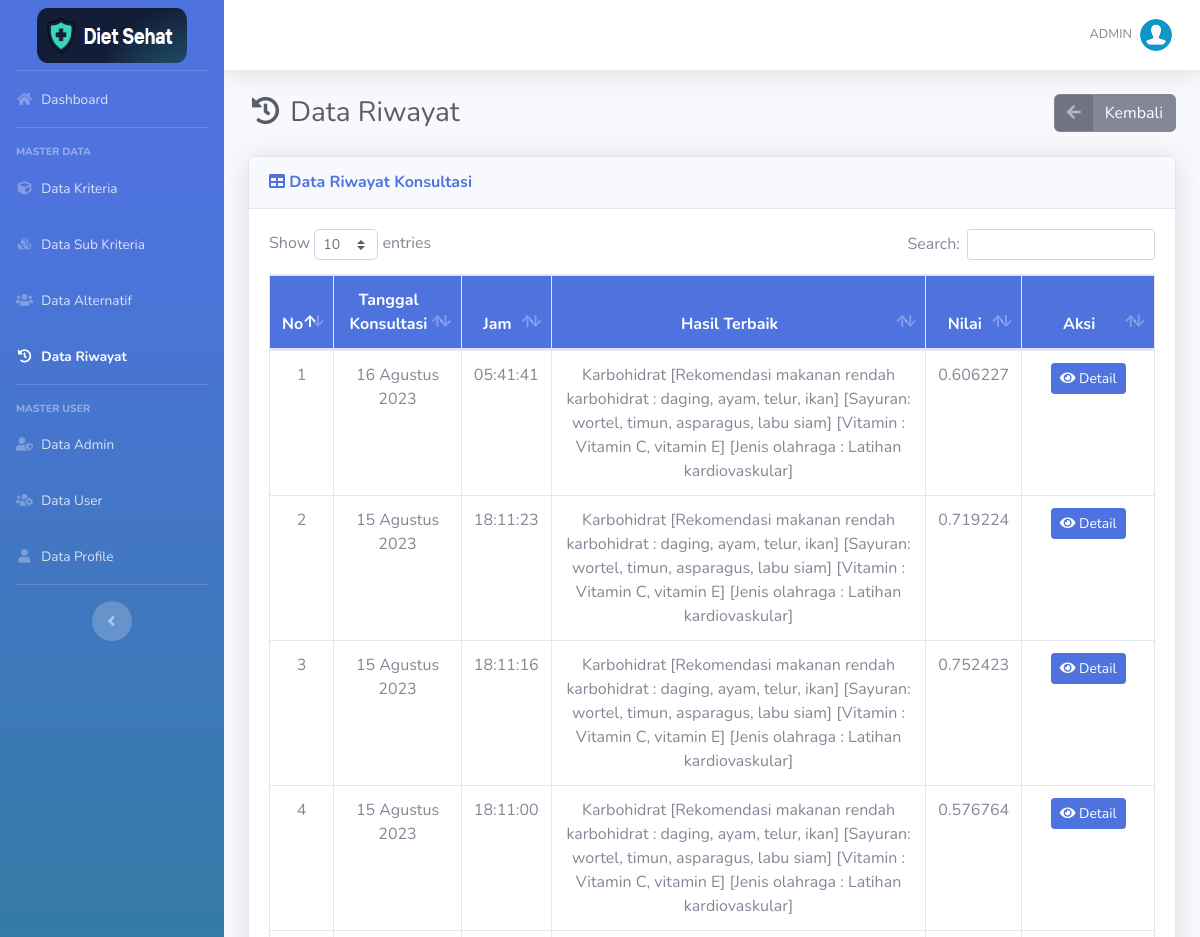
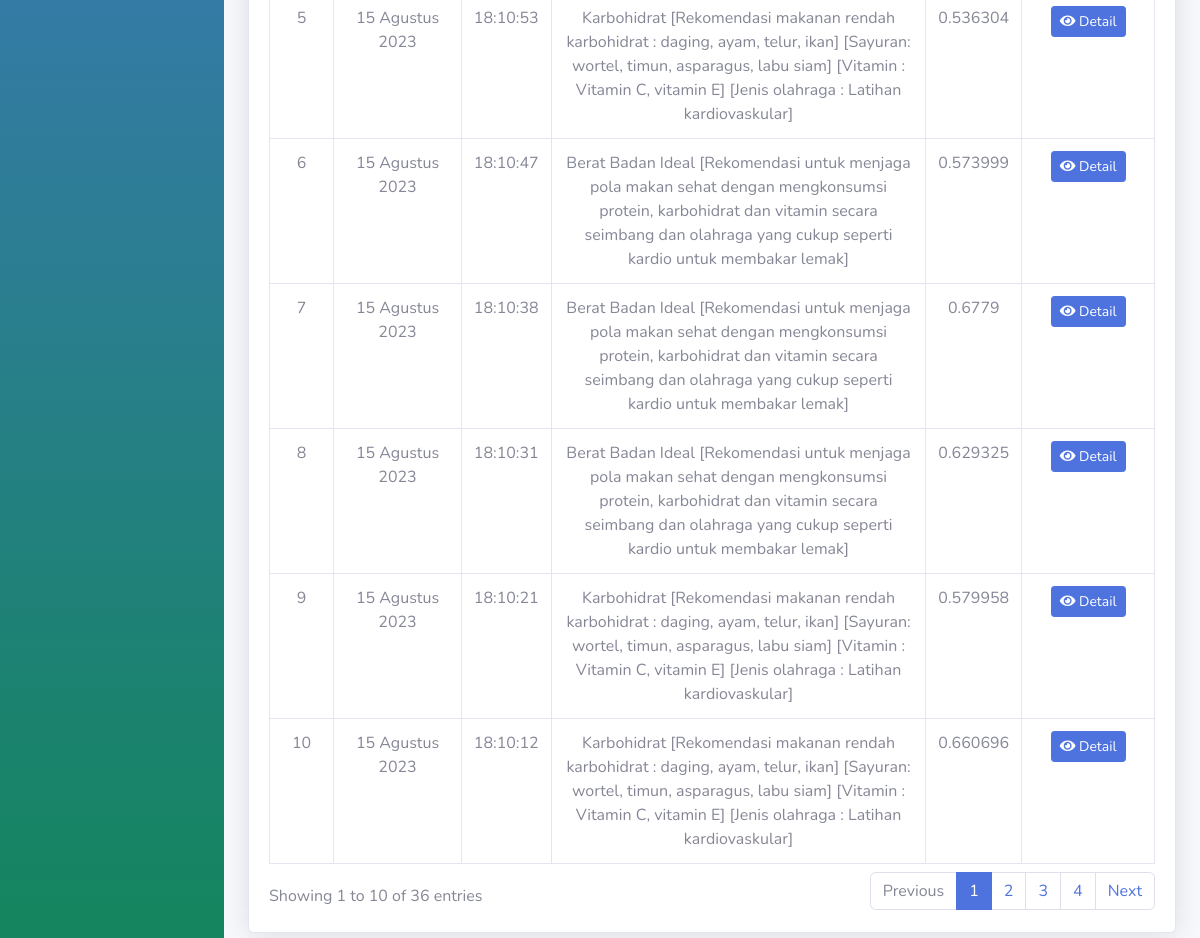
The app's page /riwayat-detail.php?id_user=8 (signed in) with its own data (2 pictures, top to bottom).
### tables this page shows
CREATE TABLE `hasil` (
  `id_hasil` int(11) NOT NULL,
  `id_user` int(11) NOT NULL,
  `id_alternatif` char(11) NOT NULL,
  `waktu` datetime NOT NULL,
  `nilai` float NOT NULL
);

CREATE TABLE `alternatif` (
  `id_alternatif` char(11) NOT NULL,
  `nama` varchar(500) NOT NULL
);

### includes/functions.php (called while the page is built, shortened)
<?php
function get_role() {
	if(isset($_SESSION['user_id']) && isset($_SESSION['role'])) {
		if($_SESSION['role'] == '1') {
			return 'admin';
		} else {
			return 'user';
		}
	} else {
		return false;
	}
}
function tgl_indo($tanggal){
	$bulan = array (
		1 =>   'Januari',
		'Februari',
		'Maret',
		'April',
		'Mei',
		'Juni',
		'Juli',
		'Agustus',
		'September',
		'Oktober',
		'November',
		'Desember'
	);
	$pecahkan = explode('-', $tanggal);
	return $pecahkan[2] . ' ' . $bulan[ (int)$pecahkan[1] ] . ' ' . $pecahkan[0];
}
?>

### riwayat-detail.php (the view, shortened to what this page needs)
<?php
require_once('includes/init.php');
$user_role = get_role();
if($user_role == 'admin') {
require_once('template/header.php');
$id_user = (isset($_GET['id_user'])) ? trim($_GET['id_user']) : '';
?>
<div class="d-sm-flex align-items-center justify-content-between mb-4">
    <h1 class="h3 mb-0 text-gray-800"><i class="fas fa-fw fa-history"></i> Data Riwayat</h1>
	<a href="riwayat.php" class="btn btn-secondary btn-icon-split"><span class="icon text-white-50"><i class="fas fa-arrow-left"></i></span>
		<span class="text">Kembali</span>
	</a>
</div>
<div class="card shadow mb-4">
    <div class="card-header py-3">
        <h6 class="m-0 font-weight-bold text-success"><i class="fa fa-table"></i> Data Riwayat Konsultasi</h6>
    </div>
    <div class="card-body">
		<div class="table-responsive">
			<table class="table table-bordered" id="dataTable" width="100%" cellspacing="0">
				<thead class="bg-success text-white">
					<tr align="center">
						<th width="5%">No</th>
						<th>Tanggal Konsultasi</th>
						<th>Jam</th>
						<th>Hasil Terbaik</th>
						<th>Nilai</th>
						<th width="15%">Aksi</th>
				</thead>
				<tbody>
					<?php
						$no=0;
						$query = mysqli_query($koneksi,"SELECT id_hasil, waktu, DATE_FORMAT(waktu, '%Y-%m-%d') as tanggal, DATE_FORMAT(waktu, '%H:%i:%s') as jam FROM hasil WHERE id_user='$id_user' GROUP BY waktu ORDER BY waktu DESC");
						while($data = mysqli_fetch_array($query)){
						$no++;
					?>
					<tr align="center">
						<td><?= $no; ?></td>
						<td><?= tgl_indo($data['tanggal']); ?></td>
						<td><?= $data['jam']; ?></td>
						<td>
						<?php
							$waktu = $data['waktu'];
							$q1 = mysqli_query($koneksi,"SELECT * FROM hasil JOIN alternatif ON hasil.id_alternatif=alternatif.id_alternatif WHERE hasil.waktu='$waktu' ORDER BY hasil.nilai DESC LIMIT 1");
							$d1 = mysqli_fetch_array($q1);
							echo $d1['nama'];
						?>
						</td>
						<td><?= $d1['nilai'];?></td>
						<td>
							<a href="riwayat-admin-detail.php?waktu=<?php echo $data['waktu']; ?>&id_user=<?= $id_user; ?>" class="btn btn-success btn-sm"><i class="fa fa-eye"></i> Detail</a>
						</td>
					</tr>
					<?php
						}
					?>
				</tbody>
			</table>
		</div>
	</div>
</div>
<?php
require_once('template/footer.php');
}
else {
	header('Location: login.php');
}
?>

### records on screen
hasil: tanggal "16 Agustus 2023", jam "05:41:41", id_alternatif.nama "Karbohidrat [Rekomendasi makanan rendah karbohidrat : daging, ayam, telur, ikan] [Sayuran: wortel, timun, asparagus, labu siam] [Vitamin : Vitamin C, vitamin E] [Jenis olahraga : Latihan kardiovaskular]", nilai "0.606227"
hasil: tanggal "15 Agustus 2023", jam "18:11:23", id_alternatif.nama "Karbohidrat [Rekomendasi makanan rendah karbohidrat : daging, ayam, telur, ikan] [Sayuran: wortel, timun, asparagus, labu siam] [Vitamin : Vitamin C, vitamin E] [Jenis olahraga : Latihan kardiovaskular]", nilai "0.719224"
hasil: tanggal "15 Agustus 2023", jam "18:11:16", id_alternatif.nama "Karbohidrat [Rekomendasi makanan rendah karbohidrat : daging, ayam, telur, ikan] [Sayuran: wortel, timun, asparagus, labu siam] [Vitamin : Vitamin C, vitamin E] [Jenis olahraga : Latihan kardiovaskular]", nilai "0.752423"
hasil: tanggal "15 Agustus 2023", jam "18:11:00", id_alternatif.nama "Karbohidrat [Rekomendasi makanan rendah karbohidrat : daging, ayam, telur, ikan] [Sayuran: wortel, timun, asparagus, labu siam] [Vitamin : Vitamin C, vitamin E] [Jenis olahraga : Latihan kardiovaskular]", nilai "0.576764"
hasil: tanggal "15 Agustus 2023", jam "18:10:53", id_alternatif.nama "Karbohidrat [Rekomendasi makanan rendah karbohidrat : daging, ayam, telur, ikan] [Sayuran: wortel, timun, asparagus, labu siam] [Vitamin : Vitamin C, vitamin E] [Jenis olahraga : Latihan kardiovaskular]", nilai "0.536304"
hasil: tanggal "15 Agustus 2023", jam "18:10:47", id_alternatif.nama "Berat Badan Ideal [Rekomendasi untuk menjaga pola makan sehat dengan mengkonsumsi protein, karbohidrat dan vitamin secara seimbang dan olahraga yang cukup seperti kardio untuk membakar lemak]", nilai "0.573999"
hasil: tanggal "15 Agustus 2023", jam "18:10:38", id_alternatif.nama "Berat Badan Ideal [Rekomendasi untuk menjaga pola makan sehat dengan mengkonsumsi protein, karbohidrat dan vitamin secara seimbang dan olahraga yang cukup seperti kardio untuk membakar lemak]", nilai "0.6779"
hasil: tanggal "15 Agustus 2023", jam "18:10:31", id_alternatif.nama "Berat Badan Ideal [Rekomendasi untuk menjaga pola makan sehat dengan mengkonsumsi protein, karbohidrat dan vitamin secara seimbang dan olahraga yang cukup seperti kardio untuk membakar lemak]", nilai "0.629325"
hasil: tanggal "15 Agustus 2023", jam "18:10:21", id_alternatif.nama "Karbohidrat [Rekomendasi makanan rendah karbohidrat : daging, ayam, telur, ikan] [Sayuran: wortel, timun, asparagus, labu siam] [Vitamin : Vitamin C, vitamin E] [Jenis olahraga : Latihan kardiovaskular]", nilai "0.579958"
hasil: tanggal "15 Agustus 2023", jam "18:10:12", id_alternatif.nama "Karbohidrat [Rekomendasi makanan rendah karbohidrat : daging, ayam, telur, ikan] [Sayuran: wortel, timun, asparagus, labu siam] [Vitamin : Vitamin C, vitamin E] [Jenis olahraga : Latihan kardiovaskular]", nilai "0.660696"

### other values on screen
$_SESSION['nama'] "ADMIN"
